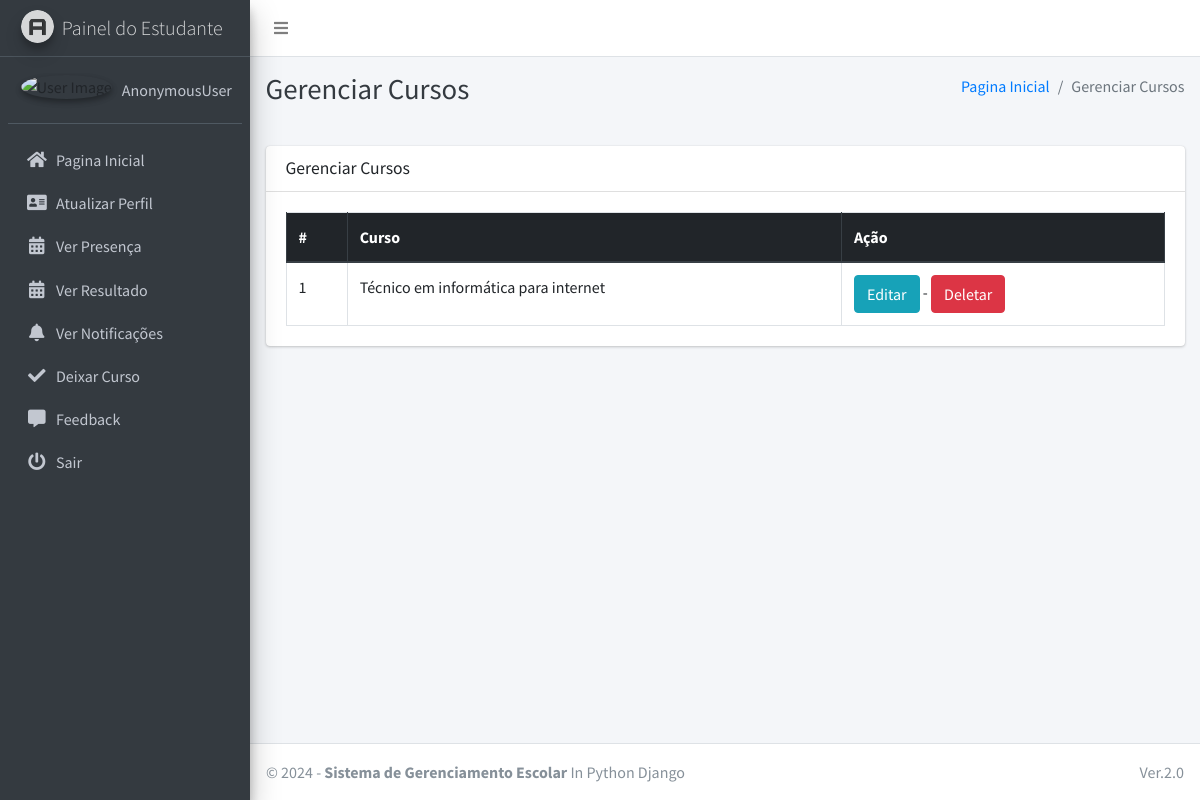
The page /course/manage/ on the database as committed earlier.
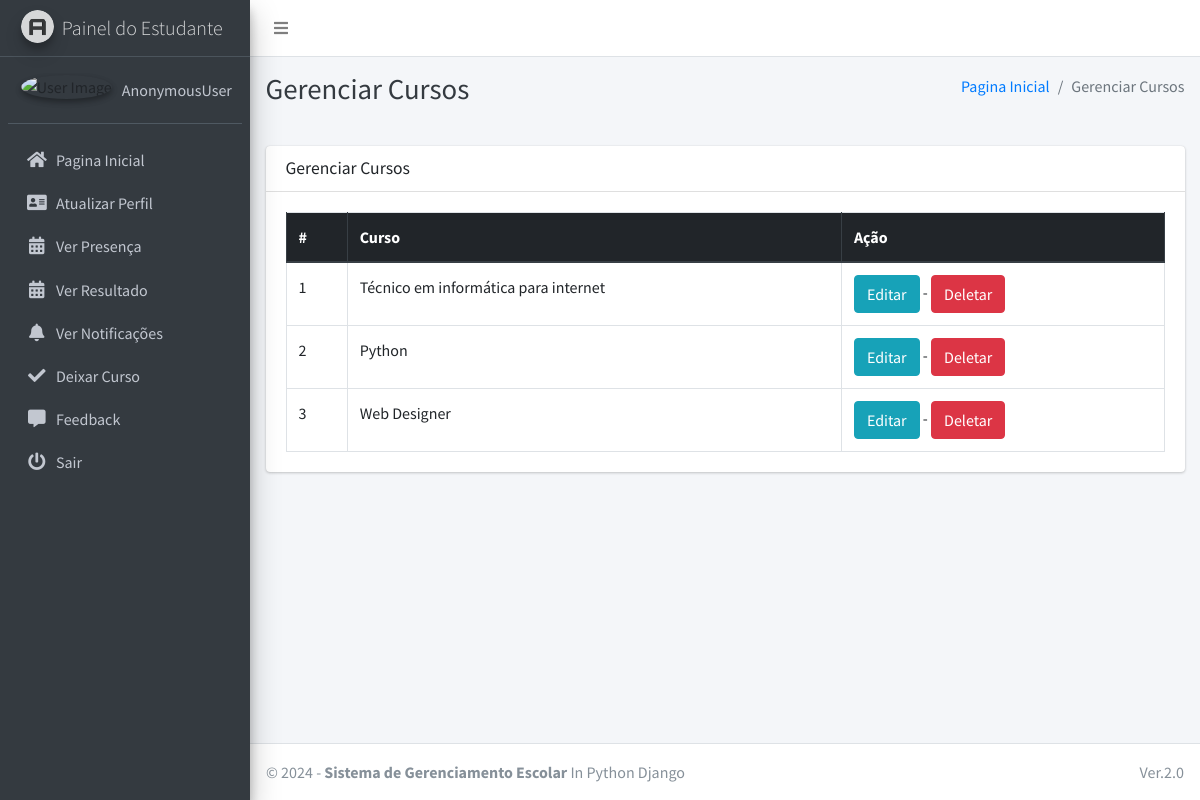
The same page on the database as committed later.
### main_app/models.py (models this page shows, shortened)
class Course(models.Model):
    name = models.CharField(max_length=120)
    created_at = models.DateTimeField(auto_now_add=True)
    updated_at = models.DateTimeField(auto_now=True)

### main_app/hod_views.py (the view)
# urls.py: path("course/manage/", hod_views.manage_course, name='manage_course'),
def manage_course(request):
    courses = Course.objects.all()
    context = {
        'courses': courses,
        'page_title': 'Gerenciar Cursos'
    }
    return render(request, "hod_template/manage_course.html", context)

### main_app/templates/hod_template/manage_course.html
{% extends 'main_app/base.html' %}
{% load static %}
{% block page_title %}{{page_title}}{% endblock page_title %}
{% block content %}
<section class="content">
    <div class="container-fluid">
        <div class="row">
            <div class="col-md-12">
                <div class="card">
                    <div class="card-header">
                        <h3 class="card-title">{{page_title}}</h3>
                    </div>
                    <div class="card-body">
                        <table id="example2" class="table table-bordered table-hover">
                            <thead class="thead-dark">
                                <tr>
                                    <th>#</th>
                                    <th>Curso</th>
                                    <th>Ação</th>
                                </tr>
                            </thead>
                            <tbody>
                                {% for course in courses %}
                                <tr>
                                    <td>{{ forloop.counter }}</td>
                                    <td>{{course.name}}</td>
                                    <td>
                                        <a href="{% url 'edit_course' course.id %}" class="btn btn-info">Editar</a> -
                                        <a href="{% url 'delete_course' course.id %}" onclick="return confirm('Tem certeza de que deseja excluir este curso?')" class="btn btn-danger">Deletar</a>
                                    </td>
                                </tr>
                                {% endfor %}
                            </tbody>
                        </table>
                    </div>
                </div>
            </div>
        </div>
    </div>
</section>
{% endblock content %}

Rows that differ between the two databases and show on the page:
added Course: name "Python"
added Course: name "Web Designer"
